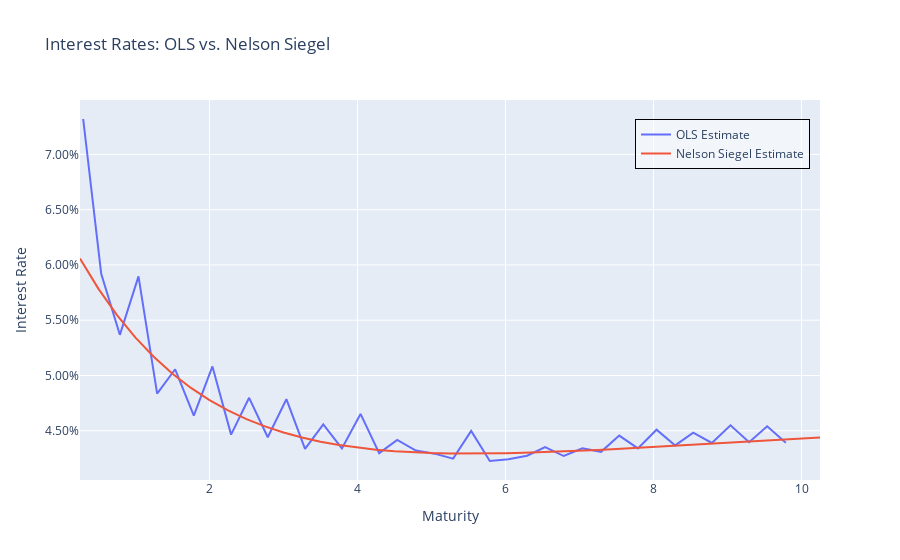

Notebook source saved alongside this figure:
### Markdown cell above
_Note: graphs created using ChatGPT: "Combine int_rates_ols and ns_curve_df into one graph using plotly express". Assume both dataframes have different  different number of rows, so concating will lead to many nan and merging would remove some rows"_

### Code cell
# Create the OLS trace
ols_trace = go.Scatter(
    x=int_rates_ols.index, 
    y=int_rates_ols.values.flatten(), 
    mode='lines',
    name='OLS Estimate'
)

# Create the Nelson Siegel trace
ns_trace = go.Scatter(
    x=ns_curve_df.index, 
    y=ns_curve_df['ns_int_rate'], 
    mode='lines',
    name='Nelson Siegel Estimate'
)

# Combine the two traces into one figure
fig = go.Figure()

fig.add_trace(ols_trace)
fig.add_trace(ns_trace)

# Update layout for axis labels, title, and formatting
fig.update_layout(
    title="Interest Rates: OLS vs. Nelson Siegel",
    xaxis_title="Maturity",
    yaxis_title="Interest Rate",
    yaxis_tickformat=".2%",  # Format y-axis as percentage
    legend_title="",
    legend=dict(
        x=0.75,  # Horizontal position (0 is far left, 1 is far right)
        y=0.95,  # Vertical position (0 is bottom, 1 is top)
        bgcolor="rgba(255, 255, 255, 0.5)",  # Semi-transparent white background
        bordercolor="black",
        borderwidth=1
    )
)

# Show the plot
fig.show()

### Figure 1 — Plotly figure (JSON) as saved in the notebook; plotly's stock layout.template omitted (floating-point values rounded to 4 significant figures)
{"data": [{"mode": "lines", "name": "OLS Estimate", "type": "scatter", "x": [0.293, 0.5366, 0.7885, 1.04, 1.292, 1.536, 1.788, 2.04, 2.292, 2.535, 2.787, 3.039, 3.291, 3.537, 3.789, 4.041, 4.293, 4.537, 4.789, 5.04, 5.292, 5.536, 5.788, 6.04, 6.292, 6.535, 6.787, 7.039, 7.291, 7.537, 7.789, 8.041, 8.293, 8.537, 8.789, 9.04, 9.292, 9.536, 9.788], "y": [0.0732, 0.0592, 0.05368, 0.05896, 0.04835, 0.05056, 0.04638, 0.05082, 0.04465, 0.04798, 0.04441, 0.04785, 0.04335, 0.04558, 0.0434, 0.04652, 0.04297, 0.04417, 0.04321, 0.04293, 0.04248, 0.04499, 0.04226, 0.04243, 0.04274, 0.04352, 0.04271, 0.04342, 0.0431, 0.04456, 0.04341, 0.0451, 0.04368, 0.04483, 0.0439, 0.0455, 0.04396, 0.04541, 0.04392]}, {"mode": "lines", "name": "Nelson Siegel Estimate", "type": "scatter", "x": [0.25, 0.5, 0.75, 1, 1.25, 1.5, 1.75, 2, 2.25, 2.5, 2.75, 3, 3.25, 3.5, 3.75, 4, 4.25, 4.5, 4.75, 5, 5.25, 5.5, 5.75, 6, 6.25, 6.5, 6.75, 7, 7.25, 7.5, 7.75, 8, 8.25, 8.5, 8.75, 9, 9.25, 9.5, 9.75, 10, 10.25], "y": [0.06058, 0.05784, 0.05547, 0.05343, 0.05167, 0.05016, 0.04887, 0.04778, 0.04684, 0.04605, 0.04539, 0.04484, 0.04438, 0.04401, 0.04371, 0.04347, 0.04328, 0.04314, 0.04304, 0.04298, 0.04294, 0.04293, 0.04294, 0.04296, 0.043, 0.04306, 0.04312, 0.04319, 0.04327, 0.04335, 0.04344, 0.04353, 0.04363, 0.04372, 0.04382, 0.04391, 0.04401, 0.0441, 0.0442, 0.04429, 0.04438]}], "layout": {"legend": {"bgcolor": "rgba(255, 255, 255, 0.5)", "bordercolor": "black", "borderwidth": 1, "title": {"text": ""}, "x": 0.75, "y": 0.95}, "title": {"text": "Interest Rates: OLS vs. Nelson Siegel"}, "xaxis": {"title": {"text": "Maturity"}}, "yaxis": {"tickformat": ".2%", "title": {"text": "Interest Rate"}}}}
